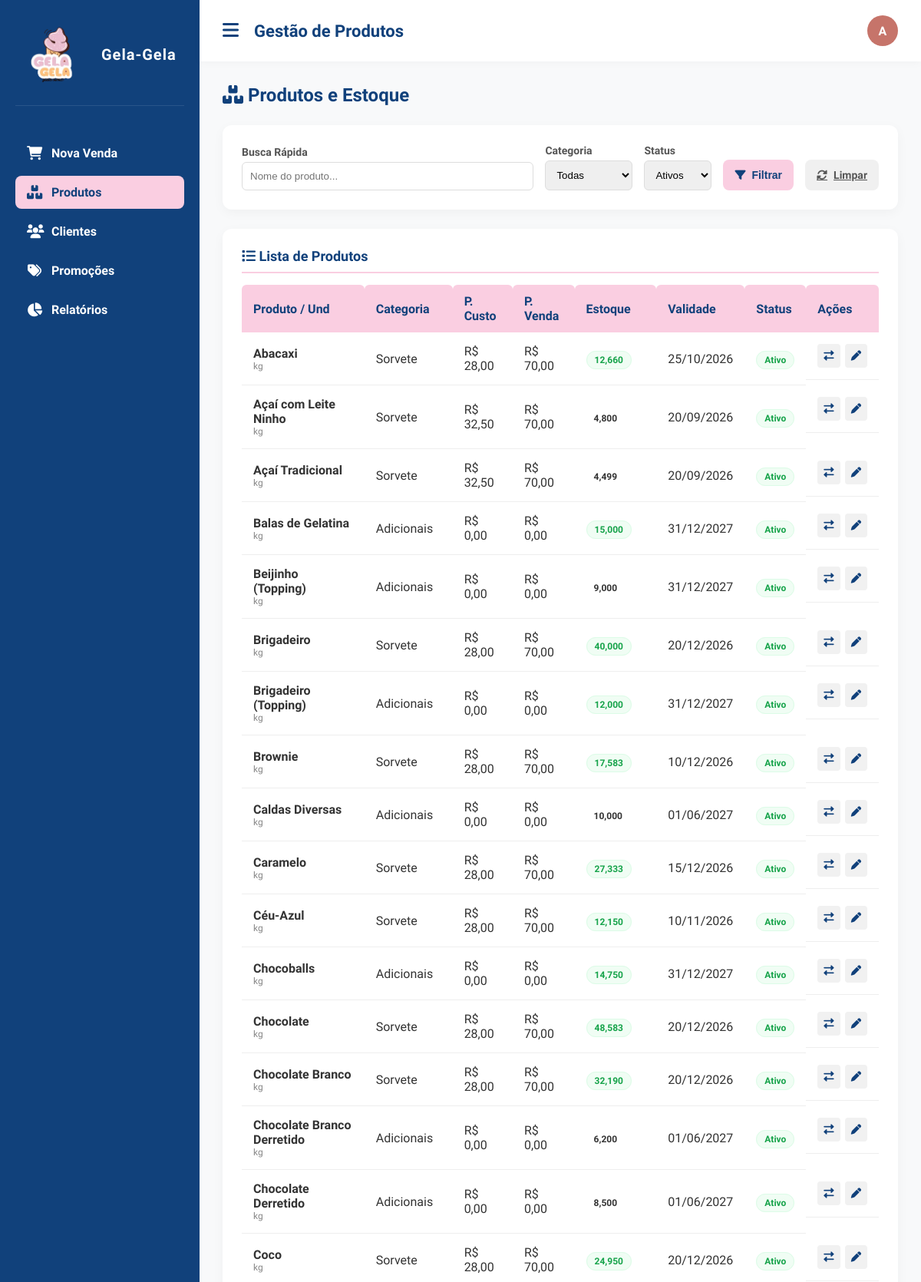
Screenshot of /public/produtos.php (signed in, upper part) with the database file from the repository.
### tables this page shows
CREATE TABLE `estoque` (
  `estoque_id` int(11) NOT NULL,
  `produto_id` int(11) NOT NULL,
  `quantidade_disponivel` decimal(12,3) NOT NULL DEFAULT 0.000,
  `validade` date DEFAULT NULL,
  `custo_medio` decimal(10,2) DEFAULT NULL,
  `fornecedor_id` int(11) DEFAULT NULL,
  `data_ultima_atualizacao` datetime DEFAULT current_timestamp()
);

CREATE TABLE `produtos` (
  `produto_id` int(11) NOT NULL,
  `nome` varchar(150) NOT NULL,
  `categoria` enum('Sorvete','Insumo','Ingrediente','Consumivel','Embalagem','Coberturas','Adicionais') NOT NULL,
  `preco_custo` decimal(10,2) NOT NULL,
  `preco_venda` decimal(10,2) DEFAULT NULL,
  `unidade_medida` varchar(20) NOT NULL,
  `criado_por` int(11) DEFAULT NULL,
  `data_cadastro` datetime DEFAULT current_timestamp(),
  `ativo` tinyint(1) DEFAULT 1
);

### public/produtos.php (the view, shortened to what this page needs)
<?php
require_once '../conecta.php';
$nome_usuario = $_SESSION['nome'] ?? 'Usuário';
$inicial = strtoupper(substr($nome_usuario, 0, 1));
function e($valor) {
    return htmlspecialchars((string)$valor, ENT_QUOTES, 'UTF-8');
}
$camposFiltro = [];
$sqlProdutos = '
    SELECT p.*, e.estoque_id, e.quantidade_disponivel, e.validade, e.custo_medio, e.fornecedor_id, f.nome AS fornecedor_nome
    FROM produtos p
    LEFT JOIN estoque e ON e.produto_id = p.produto_id
    LEFT JOIN fornecedores f ON f.fornecedor_id = e.fornecedor_id
    WHERE 1 = 1
';
$status_filtro = $_GET['status'] ?? 'ativo';
$busca = trim($_GET['q'] ?? '');
if ($status_filtro === 'ativo') {
    $sqlProdutos .= ' AND p.ativo = 1';
} elseif ($status_filtro === 'inativo') {
    $sqlProdutos .= ' AND p.ativo = 0';
}
$sqlProdutos .= ' ORDER BY p.ativo DESC, p.nome ASC';
$stmtProdutos = $pdo->prepare($sqlProdutos);
$stmtProdutos->execute($camposFiltro);
$produtos = $stmtProdutos->fetchAll();
?>
<!DOCTYPE html>
<html lang="pt-BR">
<head>
    <link rel="stylesheet" href="ASSETS/CSS/style.css">
    <link rel="stylesheet" href="https://cdnjs.cloudflare.com/ajax/libs/font-awesome/6.0.0/css/all.min.css">
</head>
<body>
    <div class="layout">
        <?php require_once '../components/sidebar.php'; ?>
        <main class="content">
            <header class="topbar">
                <button class="menu-btn" onclick="toggleSidebar()">
                    <i class="fa-solid fa-bars"></i>
                </button>
                <h1>Gestão de Produtos</h1>
                <div class="user-menu">
                    <div class="avatar" onclick="toggleUserMenu()">
                        <?= e($inicial) ?>
                    </div>
                </div>
            </header>
            <section class="main">
                <div style="display:flex; justify-content:space-between; align-items:center; margin-bottom:25px; flex-wrap:wrap; gap:15px;">
                    <h2 style="color: var(--secondary);">
                        <i class="fa-solid fa-boxes-stacked"></i> Produtos e Estoque
                    </h2>
                </div>
                <form method="GET" class="box" style="display:flex; gap:15px; flex-wrap:wrap; align-items:flex-end; margin-bottom: 25px;">
                    <div class="form-group" style="flex:1; min-width:200px;">
                        <label style="font-weight:bold; font-size:14px; color:#555;">Busca Rápida</label>
                        <input type="text" name="q" value="<?= e($busca) ?>" placeholder="Nome do produto...">
                    </div>
                    <div class="form-group">
                        <label style="font-weight:bold; font-size:14px; color:#555;">Categoria</label>
                        <select name="categoria">
                            <option value="todas">Todas</option>
                        </select>
                    </div>
                    <div class="form-group">
                        <label style="font-weight:bold; font-size:14px; color:#555;">Status</label>
                        <select name="status">
                            <option value="ativo" <?= $status_filtro === 'ativo' ? 'selected' : '' ?>>Ativos</option>
                        </select>
                    </div>
                    <button type="submit" class="btn btn-secondary"><i class="fa-solid fa-filter"></i> Filtrar</button>
                    <a href="produtos" class="btn btn-secondary" style="background:#f0f0f0; color:#555;"><i class="fa-solid fa-rotate"></i> Limpar</a>
                </form>
                <div class="box" style="margin-bottom:25px;">
                    <h3 style="margin-bottom:15px;"><i class="fa-solid fa-list"></i> Lista de Produtos</h3>
                    <div class="table-container">
                        <table>
                            <thead>
                                <tr>
                                    <th>Produto / Und</th>
                                    <th>Categoria</th>
                                    <th>P. Custo</th>
                                    <th>P. Venda</th>
                                    <th>Estoque</th>
                                    <th>Validade</th>
                                    <th>Status</th>
                                    <th>Ações</th>
                                </tr>
                            </thead>
                            <tbody>
                                <?php foreach ($produtos as $produto):
                                    $quantidade = (float)($produto['quantidade_disponivel'] ?? 0);
                                    $validade = !empty($produto['validade']) ? (new DateTime($produto['validade']))->format('d/m/Y') : '-';
                                    $badgeEstoque = 'ok';
                                    if ($quantidade <= 0) $badgeEstoque = 'danger';
                                    elseif ($quantidade <= 10) $badgeEstoque = 'pend';
                                    $produtoJson = htmlspecialchars(json_encode($produto, JSON_UNESCAPED_UNICODE), ENT_QUOTES, 'UTF-8');
                                ?>
                                    <tr>
                                        <td>
                                            <strong><?= e($produto['nome']) ?></strong>
                                            <span style="font-size:12px; color:#888; display:block;"><?= e($produto['unidade_medida']) ?></span>
                                        </td>
                                        <td><?= e($produto['categoria']) ?></td>
                                        <td>R$ <?= number_format((float)$produto['preco_custo'], 2, ',', '.') ?></td>
                                        <td><?= $produto['preco_venda'] ? 'R$ ' . number_format((float)$produto['preco_venda'], 2, ',', '.') : '-' ?></td>
                                        <td><span class="badge <?= $badgeEstoque ?>"><?= number_format($quantidade, 3, ',', '.') ?></span></td>
                                        <td><?= e($validade) ?></td>
                                        <td>
                                            <?php if ((int)$produto['ativo'] === 1): ?>
                                                <span class="badge ok">Ativo</span>
                                            <?php else: ?>
                                                <span class="badge danger">Inativo</span>
                                            <?php endif; ?>
                                        </td>
                                        <td style="display:flex; gap:6px;">
                                            <button class="btn-icon" title="Movimentar Estoque" data-produto='<?= $produtoJson ?>' onclick="abrirModalMovimento(this)">
                                                <i class="fa-solid fa-right-left"></i>
                                            </button>
                                            <button class="btn-icon" title="Editar Produto" data-produto='<?= $produtoJson ?>' onclick="abrirModalProduto(this)">
                                                <i class="fa-solid fa-pen"></i>
                                            </button>
                                        </td>
                                    </tr>
                                <?php endforeach; ?>
                            </tbody>
                        </table>
                    </div>
                </div>
            </section>
        </main>
    </div>
</body>
</html>

### ASSETS/CSS/style.css (style rules this page uses)
:root { --primary: #c6746a; --secondary: #11417b; --accent: #b76756; --soft: #facee1; --bg-body: #ffffff; --bg-content: #f8f9fa; --text-main: #333333; --text-muted: #666666; }
* { margin: 0; padding: 0; box-sizing: border-box; }
body { font-family: 'Segoe UI', Tahoma, Geneva, Verdana, sans-serif; background-color: var(--bg-body); color: var(--text-main); }
.layout { display: flex; min-height: 100vh; }
.content { flex: 1; display: flex; flex-direction: column; background-color: var(--bg-content); }
.topbar { background-color: var(--bg-body); padding: 20px 30px; display: flex; align-items: center; gap: 20px; box-shadow: 0 2px 10px rgba(0, 0, 0, 0.03); z-index: 10; }
.menu-btn { background: none; border: none; font-size: 24px; color: var(--secondary); cursor: pointer; transition: color 0.2s; }
.topbar h1 { font-size: 22px; color: var(--secondary); }
.main { padding: 30px; flex: 1; overflow-y: auto; }
.box { background-color: var(--bg-body); padding: 25px; border-radius: 12px; box-shadow: 0 4px 15px rgba(0, 0, 0, 0.04); }
.box h3 { color: var(--secondary); margin-bottom: 20px; font-size: 18px; border-bottom: 2px solid var(--soft); padding-bottom: 10px; }
.badge { padding: 5px 10px; border-radius: 20px; font-size: 0.8rem; }
.badge.ok { background: #e8f5e9; color: #2e7d32; }
.form-group { display: flex; flex-direction: column; gap: 5px; }
.form-group input, .form-group select { padding: 10px; border: 1px solid #ddd; border-radius: 6px; }
.user-menu { position: relative; margin-left: auto; }
.avatar { width: 40px; height: 40px; background: var(--primary); color: #fff; border-radius: 50%; display: flex; align-items: center; justify-content: center; font-weight: bold; cursor: pointer; }
table { width: 100%; border-collapse: collapse; }
th { background-color: var(--soft); color: var(--secondary); padding: 12px 15px; text-align: left; font-weight: 600; border-radius: 6px 6px 0 0; }
td { padding: 15px; border-bottom: 1px solid #eeeeee; color: var(--text-main); transition: all 0.2s ease; }
tbody tr { cursor: pointer; position: relative; transition: all 0.2s ease; }
.badge { padding: 4px 10px; border-radius: 20px; font-size: 12px; font-weight: 600; }
.badge.ok { background-color: #e5faea; color: #27ae60; }
.btn { background-color: var(--primary); color: #ffffff; border: none; padding: 12px 15px; border-radius: 8px; font-size: 14px; font-weight: 600; cursor: pointer; display: flex; align-items: center; justify-content: center; gap: 8px; transition: background-color 0.2s ease; }
.btn-secondary { background-color: var(--soft); color: var(--secondary); }
.form-group label { font-size: 14px; color: var(--secondary); display: block; }
.btn-icon { background: #f1f1f1; border: none; padding: 8px; border-radius: 4px; cursor: pointer; color: var(--secondary); transition: 0.2s; }
.badge.ok { background: #f0fdf4; color: #16a34a; border: 1px solid #dcfce7; }
.table-container { overflow-x: auto; }

### rows the page displays
estoque: produto.nome "Abacaxi", produto.unidade_medida "kg", produto.categoria "Sorvete", produto.preco_custo "28,00", produto.preco_venda "70,00", quantidade_disponivel "12,660", validade "25/10/2026"
estoque: produto.nome "Açaí com Leite Ninho", produto.unidade_medida "kg", produto.categoria "Sorvete", produto.preco_custo "32,50", produto.preco_venda "70,00", quantidade_disponivel "4,800", validade "20/09/2026"
estoque: produto.nome "Açaí Tradicional", produto.unidade_medida "kg", produto.categoria "Sorvete", produto.preco_custo "32,50", produto.preco_venda "70,00", quantidade_disponivel "4,499", validade "20/09/2026"
estoque: produto.nome "Balas de Gelatina", produto.unidade_medida "kg", produto.categoria "Adicionais", produto.preco_custo "0,00", produto.preco_venda "0,00", quantidade_disponivel "15,000", validade "31/12/2027"
estoque: produto.nome "Beijinho (Topping)", produto.unidade_medida "kg", produto.categoria "Adicionais", produto.preco_custo "0,00", produto.preco_venda "0,00", quantidade_disponivel "9,000", validade "31/12/2027"
estoque: produto.nome "Brigadeiro", produto.unidade_medida "kg", produto.categoria "Sorvete", produto.preco_custo "28,00", produto.preco_venda "70,00", quantidade_disponivel "40,000", validade "20/12/2026"
estoque: produto.nome "Brigadeiro (Topping)", produto.unidade_medida "kg", produto.categoria "Adicionais", produto.preco_custo "0,00", produto.preco_venda "0,00", quantidade_disponivel "12,000", validade "31/12/2027"
estoque: produto.nome "Brownie", produto.unidade_medida "kg", produto.categoria "Sorvete", produto.preco_custo "28,00", produto.preco_venda "70,00", quantidade_disponivel "17,583", validade "10/12/2026"
estoque: produto.nome "Caldas Diversas", produto.unidade_medida "kg", produto.categoria "Adicionais", produto.preco_custo "0,00", produto.preco_venda "0,00", quantidade_disponivel "10,000", validade "01/06/2027"
estoque: produto.nome "Caramelo", produto.unidade_medida "kg", produto.categoria "Sorvete", produto.preco_custo "28,00", produto.preco_venda "70,00", quantidade_disponivel "27,333", validade "15/12/2026"
estoque: produto.nome "Céu-Azul", produto.unidade_medida "kg", produto.categoria "Sorvete", produto.preco_custo "28,00", produto.preco_venda "70,00", quantidade_disponivel "12,150", validade "10/11/2026"
estoque: produto.nome "Chocoballs", produto.unidade_medida "kg", produto.categoria "Adicionais", produto.preco_custo "0,00", produto.preco_venda "0,00", quantidade_disponivel "14,750", validade "31/12/2027"
estoque: produto.nome "Chocolate", produto.unidade_medida "kg", produto.categoria "Sorvete", produto.preco_custo "28,00", produto.preco_venda "70,00", quantidade_disponivel "48,583", validade "20/12/2026"
estoque: produto.nome "Chocolate Branco", produto.unidade_medida "kg", produto.categoria "Sorvete", produto.preco_custo "28,00", produto.preco_venda "70,00", quantidade_disponivel "32,190", validade "20/12/2026"
estoque: produto.nome "Chocolate Branco Derretido", produto.unidade_medida "kg", produto.categoria "Adicionais", produto.preco_custo "0,00", produto.preco_venda "0,00", quantidade_disponivel "6,200", validade "01/06/2027"
estoque: produto.nome "Chocolate Derretido", produto.unidade_medida "kg", produto.categoria "Adicionais", produto.preco_custo "0,00", produto.preco_venda "0,00", quantidade_disponivel "8,500", validade "01/06/2027"
estoque: produto.nome "Coco", produto.unidade_medida "kg", produto.categoria "Sorvete", produto.preco_custo "28,00", produto.preco_venda "70,00", quantidade_disponivel "24,950", validade "20/12/2026"

### other values shown
$menu['titulo'] "Nova Venda"
$menu['titulo'] "Produtos"
$menu['titulo'] "Clientes"
$menu['titulo'] "Promoções"
$menu['titulo'] "Relatórios"
$inicial "A"
